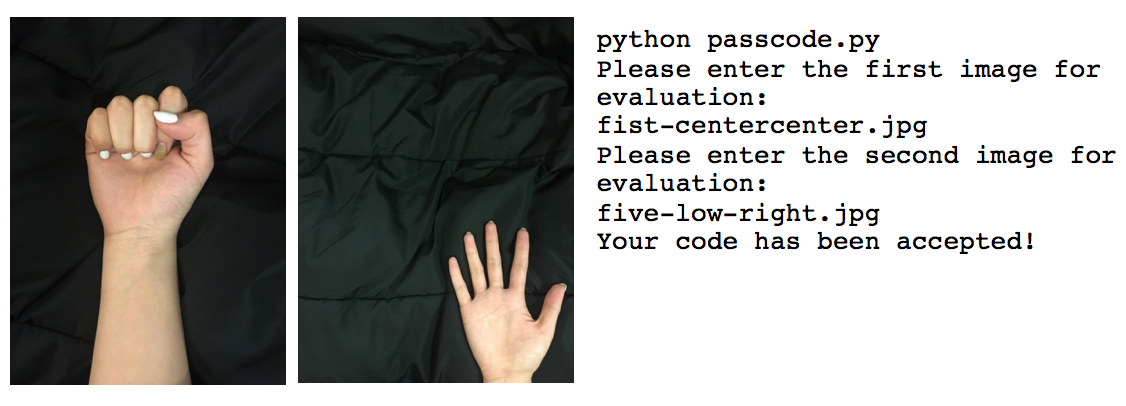
#> input picture sample input success.png, 1126 x 406 px
$ python upgradepasscode.py 'sample input fail.png'   (older library calls are emulated)
#> lines starting #> are read from the running program, lines starting #| are printed output that depends on the picture; after the words box and inside, x2 and y2 are one past the last pixel; in counts of white or black regions, pixels touching at a corner belong together
import cv2 as cv
import numpy as np
import sys, os

###############################
###LANGUAGE DEFINED
# Any number of accepted passcodes can be added by adding a tuple in the
# format shown below to lang


lang = set()
lang.add(((0, ('center', 'center')), (5, ('low','left'))))
lang.add(((1, ('center', 'center')), (2, ('center', 'center'))))


# Evaluation function
# Called near the end to check whether the given passcode is in the language
def eval(whats, wheres):
    if tuple(zip(whats, wheres)) in lang:
        return True

    if len(whats) == 2:
        if whats[0] < whats[1]:
            return True

    return False

# Helper function to find the biggest contour given a group of them
def findbiggest(contours):
    maxarea = 0
    maxi = 0
    for i in range (len(contours)):
        cnt = contours[i]
        area = cv.contourArea(cnt)
        if (area > maxarea):
            maxarea = area
            maxi = i
    return contours[maxi], maxi


##################
### READ INPUT ###
##################
# endinput checks for the input of end.jpg
# flag is true and algo  runs until the passcode is found in the language
endinput, flag = False, True
whats, wheres = [], []
while flag:

    f = input("Enter the image for evaluation:\n")
#> the answer given: sample input success.png
    while not os.path.isfile(f):
        f = input("That file could not be found. Please provide a correct path:\n")
    img = cv.imread(f)
#> img is the input picture: shape (406, 1126, 3); mean B, G, R 156.3, 159.4, 160.7

    #delete blue, green channels, convert to grayscale, threshold
    #get binary image
    height, width = img.shape[:2]
#> height = 406; width = 1126
    img[:,:,0] = 0
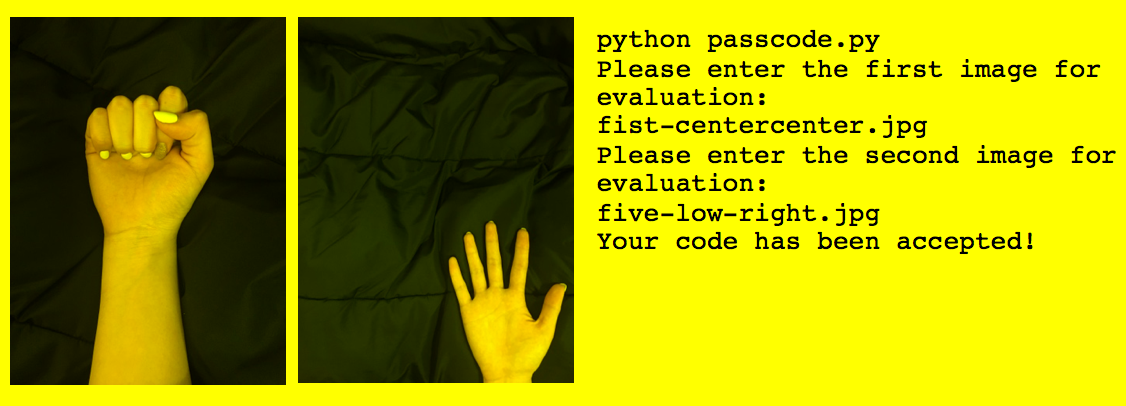
#> img: shape (406, 1126, 3); mean B, G, R 0, 159.4, 160.7
    img[:,:,1] = 0
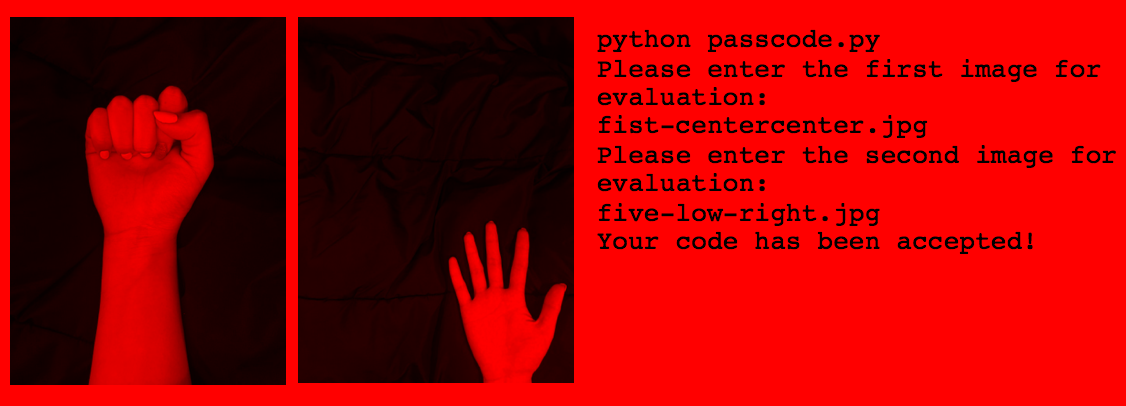
#> img: shape (406, 1126, 3); mean B, G, R 0, 0, 160.7
    gray = cv.cvtColor(img, cv.COLOR_BGR2GRAY)
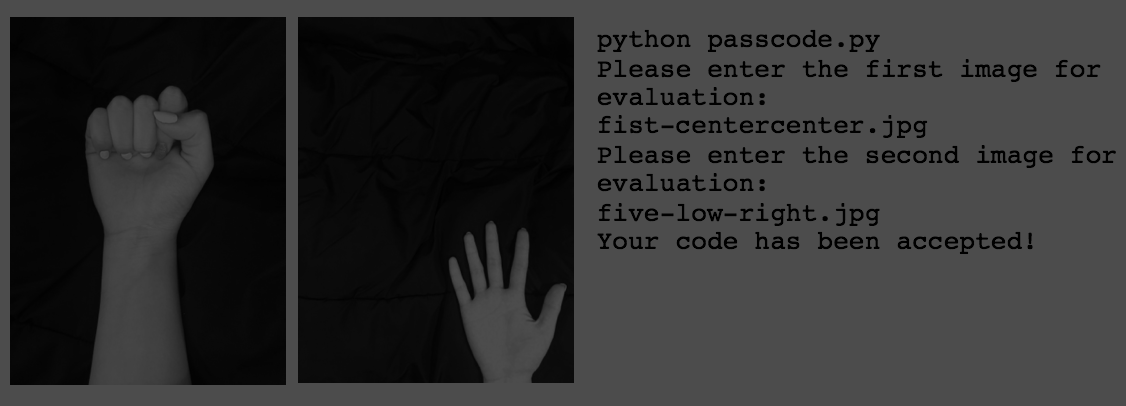
#> gray: shape (406, 1126); min 0, max 76, mean 47.9
    blur = cv.GaussianBlur(gray,(5,5),0)
    retval, threshold = cv.threshold(blur, 20, 255, cv.THRESH_BINARY)
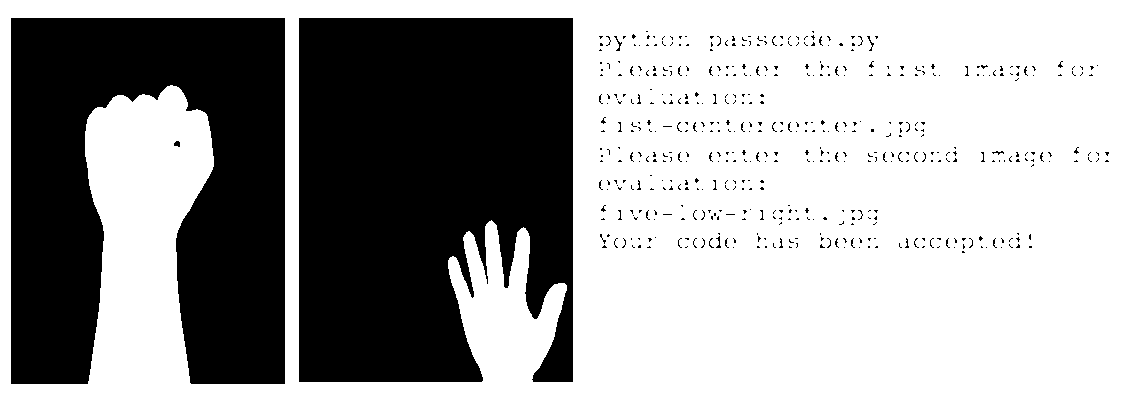
#> threshold: shape (406, 1126); 63.9% white; 486 black regions (479 under 20 px)
#    s = 'binary-'+sys.argv[1]
#    cv.imwrite(s, threshold)

    #find contours and get biggest one
    _, contours, heirarchy = cv.findContours(threshold, 2, 1)
#> contours = 717 contours, 666 with area under 20; largest, box (x1, y1, x2, y2) and area: (0, 0, 1126, 406) 455625, (298, 17, 574, 383) 90112, (10, 17, 286, 385) 73526, (613, 35, 623, 52) 52, (715, 235, 722, 249) 41
    cnt, i = findbiggest(contours)
#> the loop in findbiggest, `for i in range (len(contours)):` made 717 passes
#> (area, maxarea, maxi) on pass 1: (455625, 455625, 0)
#> after the loop in findbiggest, `for i in range (len(contours)):`: maxarea = 455625; maxi = 0
#> cnt = contour of 3060 points, box (x1, y1, x2, y2) (0, 0, 1126, 406), area 455625; i = 0

    # create clean convex hull with only one point at each fingertip
    hull = cv.convexHull(cnt, returnPoints=False)
#> hull = [1935, 1530, 405, 0]

    remove = []
    for i in range(hull.shape[0]):
        for j in range(i+1, hull.shape[0]):
            d = np.linalg.norm(cnt[hull[i]][0]-cnt[hull[j]][0])
            if d < width/20:    #      horizontal pixels / 20
                remove.append(i)
                break
#> after the loop, remove = []
    hull = np.delete(hull, remove, 0)       # new clean hull


    # find convexity defects i.e. points between fingers
    defects = cv.convexityDefects(cnt, hull)

    # fingertips is a list of lists(3) where the first value is the
    # index for the fingertip, and the following two are the indices
    # for the neighboring defect points
    # palm is for creating a new contour containing just the hand, to
    # later find the correct center of mass for the input
    fingertips, palm = [], []
    prevf = -1
#> (the run stopped early here; a loop or call above may not have finished)

$ run again, on sampleinputfail.png
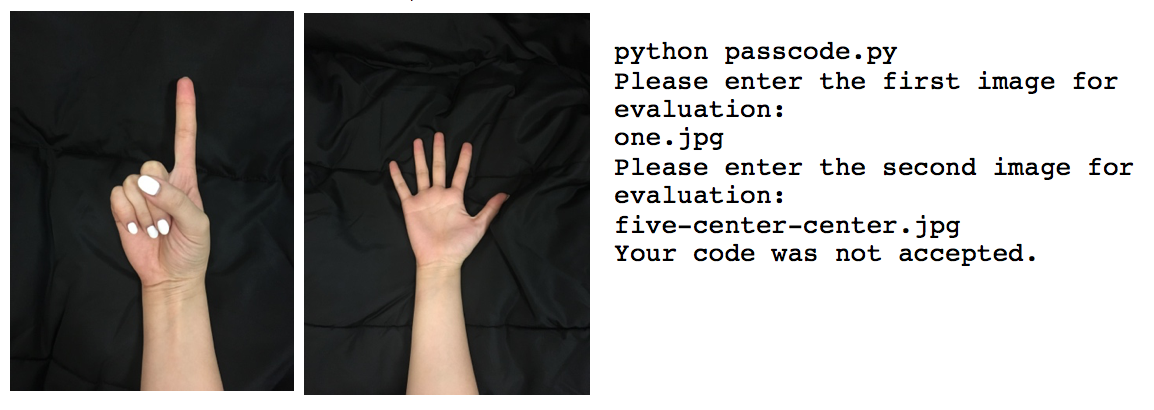
#> input picture sampleinputfail.png, 1154 x 410 px
#> img is the input picture: shape (410, 1154, 3); mean B, G, R 151.2, 153, 155.1
#> `gray = cv.cvtColor(img, cv.COLOR_BGR2GRAY)`:
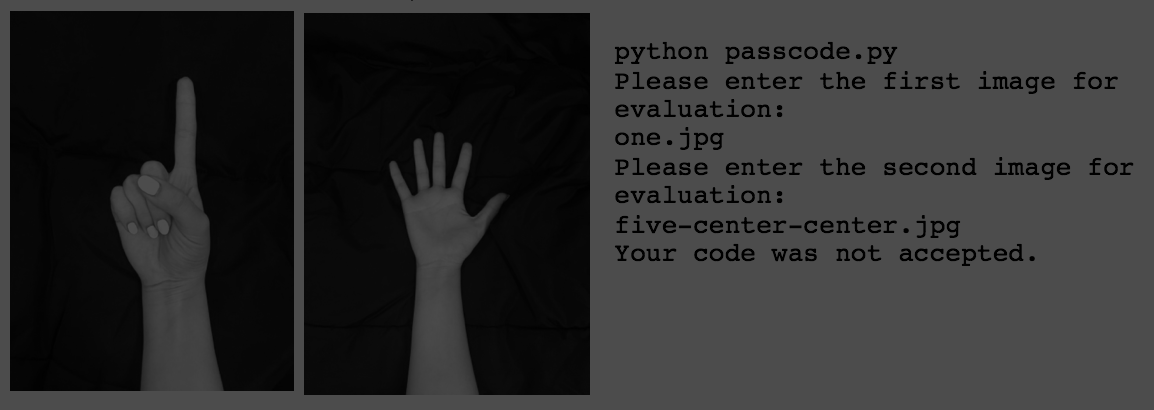
#> gray: shape (410, 1154); min 0, max 76, mean 46.2
#> `retval, threshold = cv.threshold(blur, 20, 255, cv.THRESH_BINARY)`:
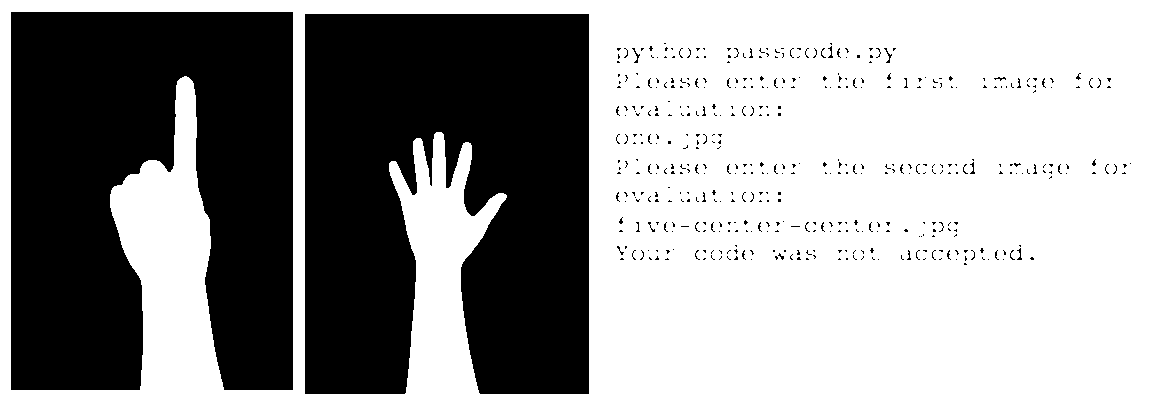
#> threshold: shape (410, 1154); 61.2% white; 444 black regions (435 under 20 px)
#> contours = 666 contours, 618 with area under 20; largest, box (x1, y1, x2, y2) and area: (0, 0, 1154, 410) 471577, (304, 13, 590, 395) 93983, (10, 11, 294, 391) 88334, (883, 47, 893, 64) 52, (631, 47, 641, 64) 52
#> the loop in findbiggest, `for i in range (len(contours)):` made 666 passes
#> (area, maxarea, maxi) on pass 1: (471577, 471577, 0)
#> after the loop in findbiggest, `for i in range (len(contours)):`: maxarea = 471577; maxi = 0
#> `cnt, i = findbiggest(contours)`: cnt = contour of 3124 points, box (x1, y1, x2, y2) (0, 0, 1154, 410), area 471577; i = 0
#> hull = [1971, 1562, 409, 0]
#> after the loop `for i in range(hull.shape[0]):`: remove = []
